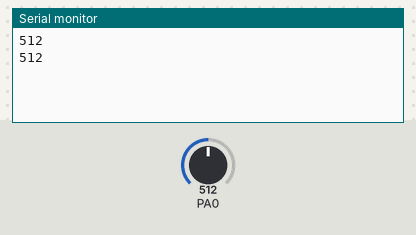
Bench run of a sketch on a simulated STM32 Blue Pill. On the bench: the last lines printed to the serial monitor. The test bench sets the inputs (shaded band); at power-on: PA0 = 512.

Above: at 1.8 s.
1.9 s: PA0 set to 716
At 2.8 s:
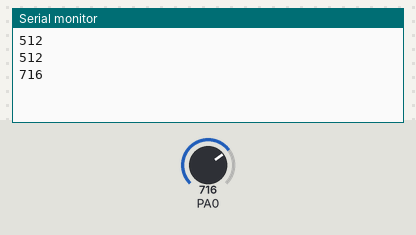
3.4 s: PA0 set to 900
At 4.8 s:
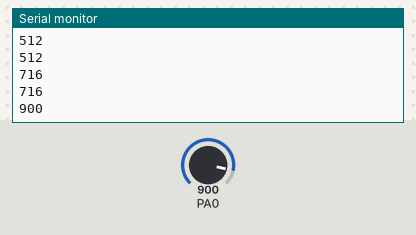
Timing chart, 0 to 6.4 s (numbered marks = the images above; inputs shaded):
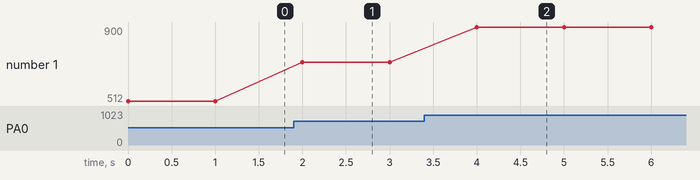

The sketch:

stm_test.ino
```cpp
void setup() {
  // put your setup code here, to run once:
  Serial1.begin(115200);
}

void loop() {
  // put your main code here, to run repeatedly:
  //Serial.println("hello world!");
  Serial.println(analogRead(PA0));
  delay(1000);
}
```

Measured:
- after the input at 1.9 s, the serial monitor: prints a new line after 0.10 s (image 1)
- after the input at 3.4 s, the serial monitor: prints a new line after 0.60 s (image 2)
- plotted number 1: 512 → 716 after the input at 1.9 s, 716 → 900 after the input at 3.4 s
